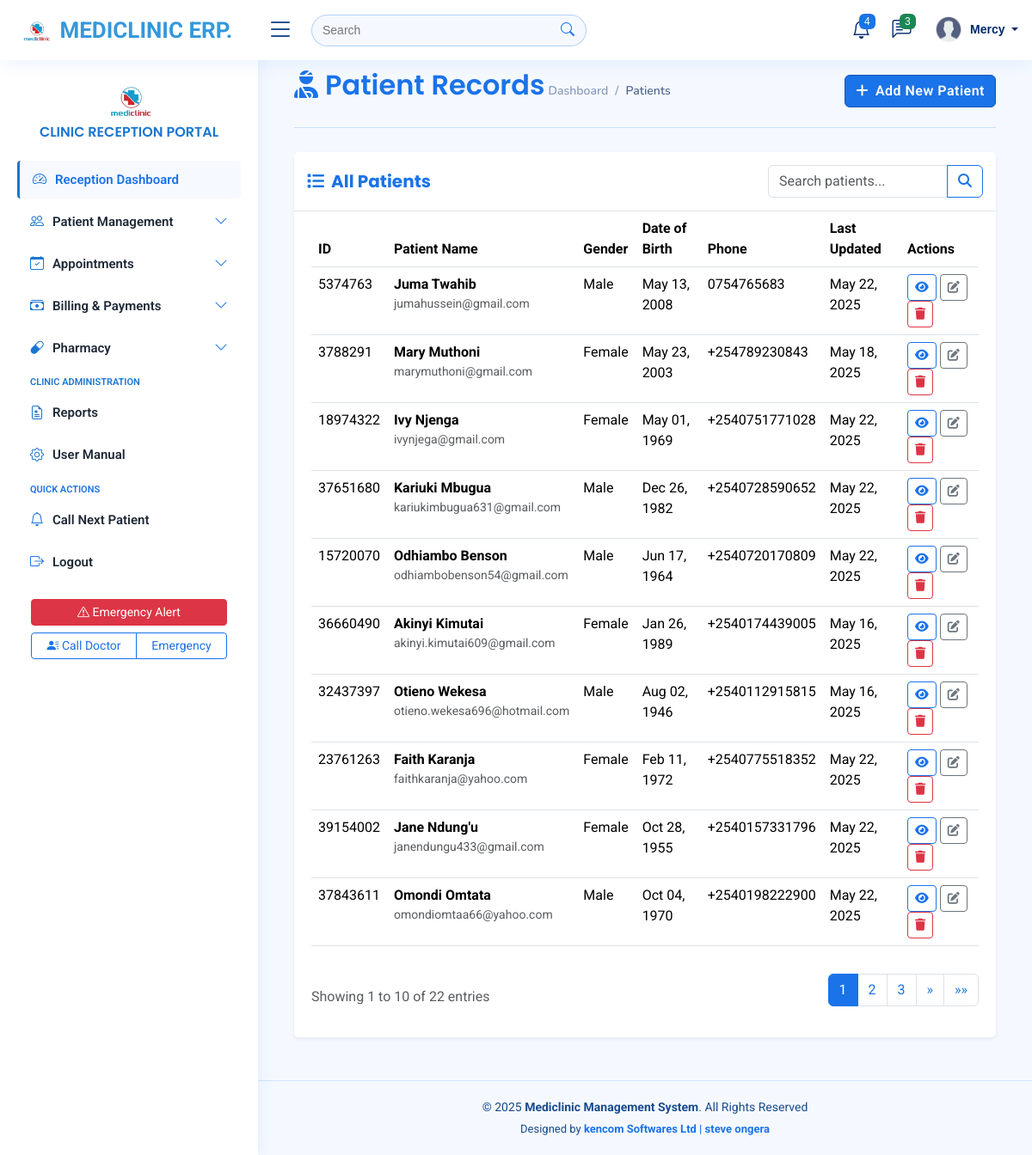
/patients/ (signed in), run on the app's committed database.
### myapplication/models.py (models this page shows, shortened)
class User(AbstractUser):
    USER_TYPE_CHOICES = (
        ('ADMIN', 'Administrator'),
        ('DOCTOR', 'Doctor'),
        ('RECEPTIONIST', 'Receptionist'),
    )
    user_type = models.CharField(max_length=12, choices=USER_TYPE_CHOICES)
    phone_number = models.CharField(max_length=15, blank=True, null=True)
    specialization = models.CharField(max_length=100, blank=True, null=True)  # For doctors
    license_number = models.CharField(max_length=50, blank=True, null=True)  # For doctors
    is_active = models.BooleanField(default=True)

class Patient(models.Model):
    GENDER_CHOICES = (
        ('M', 'Male'),
        ('F', 'Female'),
        ('O', 'Other'),
    )
    first_name = models.CharField(max_length=100)
    last_name = models.CharField(max_length=100)
    date_of_birth = models.DateField()
    gender = models.CharField(max_length=1, choices=GENDER_CHOICES)
    id_number = models.CharField(max_length=20, unique=True)
    phone_number = models.CharField(max_length=15)
    email = models.EmailField(blank=True, null=True)
    address = models.TextField(blank=True, null=True)
    blood_type = models.CharField(max_length=5, blank=True, null=True)
    allergies = models.TextField(blank=True, null=True)
    created_at = models.DateTimeField(auto_now_add=True)
    updated_at = models.DateTimeField(auto_now=True)
    class Meta:
        ordering = ['-created_at']

### myapplication/views.py (the view, shortened to what this page needs)
# urls.py: path('patients/', views.patient_list, name='patients-list'),
@login_required
def patient_list(request):
    patients_list = Patient.objects.all()
    search_query = request.GET.get('search', '')
    paginator = Paginator(patients_list, 10)  # Show 10 patients per page
    page = request.GET.get('page')
    patients = paginator.get_page(page)
    context = {
        'patients': patients
    }
    return render(request, 'patients/patient_list.html', context)

### templates/patients/patient_list.html (shortened to what this page needs)
{% extends 'base/base.html' %}
{% load static %}
{% block content %}
<div class="container-fluid">
    <div class="row mb-4">
        <div class="col-12">
            <div class="d-flex justify-content-between align-items-center">
                <div>
                    <h2 class="d-inline-block mb-0" style="color: #1a73e8;">
                        <i class="fas fa-user-injured me-2"></i>Patient Records
                    </h2>
                    <nav aria-label="breadcrumb" class="d-none d-md-inline-block">
                        <ol class="breadcrumb">
                            <li class="breadcrumb-item"><a href="#">Dashboard</a></li>
                            <li class="breadcrumb-item active" aria-current="page">Patients</li>
                        </ol>
                    </nav>
                </div>
                <div>
                    <a href="{% url 'patients-create' %}" class="btn btn-primary">
                        <i class="fas fa-plus me-2"></i>Add New Patient
                    </a>
                </div>
            </div>
            <hr class="mt-3 mb-1" style="border-color: #1a73e8; opacity: 0.2;">
        </div>
    </div>
<div class="row">
    <div class="col-12">
        <div class="card shadow-sm border-0">
            <div class="card-header bg-white border-bottom">
                <div class="d-flex justify-content-between align-items-center">
                    <h5 class="mb-0 fw-bold" style="color: #1a73e8;">
                        <i class="fas fa-list me-2"></i>All Patients
                    </h5>
                    <form method="GET" action="{% url 'patients-list' %}" class="d-flex">
                        <div class="input-group" style="max-width: 300px;">
                            <input type="text" name="search" class="form-control" placeholder="Search patients..." value="{{ request.GET.search|default:'' }}">
                            <button class="btn btn-outline-primary" type="submit">
                                <i class="fas fa-search"></i>
                            </button>
                        </div>
                    </form>
                </div>
            </div>
            <div class="card-body">
                <div class="table-responsive">
                    <table class="table table-hover">
                        <thead style="background-color: #1a73e8; color: white;">
                            <tr>
                                <th>ID</th>
                                <th>Patient Name</th>
                                <th>Gender</th>
                                <th>Date of Birth</th>
                                <th>Phone</th>
                                <th>Last Updated</th>
                                <th>Actions</th>
                            </tr>
                        </thead>
                        <tbody>
                            {% for patient in patients %}
                            <tr>
                                <td>{{ patient.id_number }}</td>
                                <td>
                                    <strong>{{ patient.first_name }} {{ patient.last_name }}</strong>
                                    <div class="text-muted small">{{ patient.email|default:"No email" }}</div>
                                </td>
                                <td>{{ patient.get_gender_display }}</td>
                                <td>{{ patient.date_of_birth|date:"M d, Y" }}</td>
                                <td>{{ patient.phone_number }}</td>
                                <td>{{ patient.updated_at|date:"M d, Y" }}</td>
                                <td>
                                    <button class="btn btn-sm btn-outline-primary view-patient"
                                            data-id="{{ patient.id }}"
                                            data-bs-toggle="modal"
                                            data-bs-target="#viewPatientModal">
                                        <i class="fas fa-eye"></i>
                                    </button>
                                    <button class="btn btn-sm btn-outline-secondary edit-patient"
                                            data-id="{{ patient.id }}"
                                            data-bs-toggle="modal"
                                            data-bs-target="#editPatientModal">
                                        <i class="fas fa-edit"></i>
                                    </button>
                                    <button class="btn btn-sm btn-outline-danger delete-patient"
                                            data-id="{{ patient.id }}"
                                            data-bs-toggle="modal"
                                            data-bs-target="#deletePatientModal">
                                        <i class="fas fa-trash"></i>
                                    </button>
                                </td>
                            </tr>
                            {% empty %}
                            <tr>
                                <td colspan="7" class="text-center py-4">No patients found</td>
                            </tr>
                            {% endfor %}
                        </tbody>
                    </table>
                </div>
                {% if patients.paginator.num_pages > 1 %}
                <div class="d-flex justify-content-between align-items-center mt-3">
                    <div class="text-muted">
                        Showing {{ patients.start_index }} to {{ patients.end_index }} of {{ patients.paginator.count }} entries
                    </div>
                    <nav aria-label="Page navigation">
                        <ul class="pagination">
                            {% for num in patients.paginator.page_range %}
                                {% if patients.number == num %}
                                <li class="page-item active">
                                    <a class="page-link" href="?page={{ num }}{% if request.GET.search %}&search={{ request.GET.search }}{% endif %}">{{ num }}</a>
                                </li>
                                {% elif num > patients.number|add:'-3' and num < patients.number|add:'3' %}
                                <li class="page-item">
                                    <a class="page-link" href="?page={{ num }}{% if request.GET.search %}&search={{ request.GET.search }}{% endif %}">{{ num }}</a>
                                </li>
                                {% endif %}
                            {% endfor %}
                            {% if patients.has_next %}
                            <li class="page-item">
                                <a class="page-link" href="?page={{ patients.next_page_number }}{% if request.GET.search %}&search={{ request.GET.search }}{% endif %}" aria-label="Next">
                                    <span aria-hidden="true">&raquo;</span>
                                </a>
                            </li>
                            <li class="page-item">
                                <a class="page-link" href="?page={{ patients.paginator.num_pages }}{% if request.GET.search %}&search={{ request.GET.search }}{% endif %}" aria-label="Last">
                                    <span aria-hidden="true">&raquo;&raquo;</span>
                                </a>
                            </li>
                            {% endif %}
                        </ul>
                    </nav>
                </div>
                {% endif %}
            </div>
        </div>
    </div>
</div>
</div>
{% endblock %}

### templates/base/navbar.html (shortened to what this page needs)
{% load static %}
<header id="header" class="header fixed-top d-flex align-items-center">
    <div class="d-flex align-items-center justify-content-between">
      {% if request.user.is_staff %}
        <a href="#" class="logo d-flex align-items-center">
        {% else %}
        <a href="#" class="logo d-flex align-items-center">
      {% endif %}
        <img src="{% static 'assets/img/mediclinic-logo.png'%}" alt="">
           <span class="d-none d-lg-block" style="font-family: 'Roboto', sans-serif; font-weight: 700; color: #3498db;">MEDICLINIC ERP.</span>
      </a>
      <i class="bi bi-list toggle-sidebar-btn"></i>
    </div>
    <div class="search-bar">
      <form class="search-form d-flex align-items-center"  action="/">
        <input type="text" name="query" placeholder="Search" title="Enter search keyword">
        <button type="submit" title="Search"><i class="bi bi-search"></i></button>
      </form>
    </div>
    <nav class="header-nav ms-auto">
      <ul class="d-flex align-items-center">
        <li class="nav-item dropdown">
          <a class="nav-link nav-icon" href="#" data-bs-toggle="dropdown">
            <i class="bi bi-bell"></i>
            <span class="badge bg-primary badge-number">4</span>
          </a>
            </li>
          </ul>
        <li class="nav-item dropdown">
          <a class="nav-link nav-icon" href="#" data-bs-toggle="dropdown">
            <i class="bi bi-chat-left-text"></i>
            <span class="badge bg-success badge-number">3</span>
          </a>
        </li>
        <li class="nav-item dropdown pe-3">
          <a class="nav-link nav-profile d-flex align-items-center pe-0" href="#" data-bs-toggle="dropdown">
            <img src="{% static 'assets/img/profile.png'%}" alt="Profile" class="rounded-circle">
            <span class="d-none d-md-block dropdown-toggle ps-2">
              {% if user.is_authenticated %}
                  {{ user.first_name }}
              {% else %}
                  Admin
              {% endif %}
            </span>
          </a>
        </li>
    </nav>
  </header>

### static/assets/css/style.css (style rules this page uses)
:root { scroll-behavior: smooth; }
body { font-family: 'Roboto', sans-serif; background: #f5f9ff; color: #333333; }
a { color: #1a73e8; text-decoration: none; }
h1, h2, h3, h4, h5, h6 { color: #1a73e8; font-family: 'Poppins', sans-serif; font-weight: 600; }
.btn-primary { background-color: #1a73e8; border-color: #1557b0; font-weight: 600; letter-spacing: 0.5px; }
.btn-outline-primary { color: #1a73e8; border-color: #1a73e8; }
.card { margin-bottom: 30px; border: none; border-radius: 5px; box-shadow: 0px 0 30px rgba(1, 41, 112, 0.1); }
.card-header, .card-footer { border-color: #ebeef4; background-color: #fff; color: #798eb3; padding: 15px; }
.card-body { padding: 0 20px 20px 20px; }
.breadcrumb { font-size: 14px; font-family: "Nunito", sans-serif; color: #899bbd; font-weight: 600; }
.breadcrumb a { color: #899bbd; transition: 0.3s; }
.breadcrumb .breadcrumb-item::before { color: #899bbd; }
.breadcrumb .active { color: #51678f; font-weight: 600; }
.logo { line-height: 1; }
@media (min-width: 1200px) { .logo { width: 280px; } }
.logo img { max-height: 26px; margin-right: 6px; }
.logo span { font-size: 26px; font-weight: 700; color: #1a4b8c; font-family: "Nunito", sans-serif; }
header { transition: all 0.5s; z-index: 997; height: 70px; box-shadow: 0px 2px 20px rgba(26, 115, 232, 0.1); background-color: #fff; padding-left: 20px; color: #333; font-family: 'Arial', sans-serif; }
.header .toggle-sidebar-btn { font-size: 32px; padding-left: 10px; cursor: pointer; color: #1a4b8c; }
.header .search-bar { min-width: 360px; padding: 0 20px; }
.header .search-form { width: 100%; }
.header .search-form input { border: 0; font-size: 14px; color: #333; border: 1px solid rgba(26, 115, 232, 0.3); padding: 7px 38px 7px 12px; border-radius: 20px; transition: 0.3s; width: 100%; background-color: #f5f9ff; }
.header .search-form button { border: 0; padding: 0; margin-left: -30px; background: none; cursor: pointer; }
.header .search-form button i { color: #1a73e8; font-size: 16px; }
.header-nav ul { list-style: none; }
.header-nav>ul { margin: 0; padding: 0; }
.header-nav .nav-icon { font-size: 22px; color: #012970; margin-right: 25px; position: relative; }
.header-nav .nav-profile { color: #012970; }
.header-nav .nav-profile img { max-height: 36px; }
.header-nav .nav-profile span { font-size: 14px; font-weight: 600; }
.header-nav .badge-number { position: absolute; inset: -2px -5px auto auto; font-weight: normal; font-size: 12px; padding: 3px 6px; }

### templates/patients/patient_list.html (style rules this page uses)
.page-item.active .page-link { background-color: #1a73e8; border-color: #1a73e8; }
.page-link { color: #1a73e8; }
.badge.bg-primary { background-color: #1a73e8 !important; }
.bg-primary { background-color: #1a73e8 !important; }

### data on the page
User: first_name "Mercy"
Patient: id_number "5374763", first_name "Juma", last_name "Twahib", email "jumahussein@gmail.com", gender "Male", date_of_birth "May 13, 2008", phone_number "0754765683", updated_at "May 22, 2025"
Patient: id_number "3788291", first_name "Mary", last_name "Muthoni", email "marymuthoni@gmail.com", gender "Female", date_of_birth "May 23, 2003", phone_number "+254789230843", updated_at "May 18, 2025"
Patient: id_number "18974322", first_name "Ivy", last_name "Njenga", email "ivynjega@gmail.com", gender "Female", date_of_birth "May 01, 1969", phone_number "+2540751771028", updated_at "May 22, 2025"
Patient: id_number "37651680", first_name "Kariuki", last_name "Mbugua", email "kariukimbugua631@gmail.com", gender "Male", date_of_birth "Dec 26, 1982", phone_number "+2540728590652", updated_at "May 22, 2025"
Patient: id_number "15720070", first_name "Odhiambo", last_name "Benson", email "odhiambobenson54@gmail.com", gender "Male", date_of_birth "Jun 17, 1964", phone_number "+2540720170809", updated_at "May 22, 2025"
Patient: id_number "36660490", first_name "Akinyi", last_name "Kimutai", email "akinyi.kimutai609@gmail.com", gender "Female", date_of_birth "Jan 26, 1989", phone_number "+2540174439005", updated_at "May 16, 2025"
Patient: id_number "32437397", first_name "Otieno", last_name "Wekesa", email "otieno.wekesa696@hotmail.com", gender "Male", date_of_birth "Aug 02, 1946", phone_number "+2540112915815", updated_at "May 16, 2025"
Patient: id_number "23761263", first_name "Faith", last_name "Karanja", email "faithkaranja@yahoo.com", gender "Female", date_of_birth "Feb 11, 1972", phone_number "+2540775518352", updated_at "May 22, 2025"
Patient: id_number "39154002", first_name "Jane", last_name "Ndung'u", email "janendungu433@gmail.com", gender "Female", date_of_birth "Oct 28, 1955", phone_number "+2540157331796", updated_at "May 22, 2025"
Patient: id_number "37843611", first_name "Omondi", last_name "Omtata", email "omondiomtaa66@yahoo.com", gender "Male", date_of_birth "Oct 04, 1970", phone_number "+2540198222900", updated_at "May 22, 2025"

### other printed values
{{ patients.start_index }} "1"
{{ patients.end_index }} "10"
{{ patients.paginator.count }} "22"
{{ num }} "1"
{{ num }} "2" "3"
